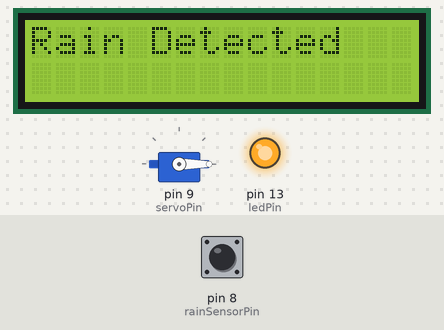
Simulated run of this sketch. Board: Arduino Uno, built with avr-gcc and run on an emulated ATmega328P. On the bench: 16×2 character LCD, servo, output pins drawn as LEDs (lit = HIGH). Dashed ring = blinking. The test bench sets the inputs (shaded band); at power-on: pin 8 (rainSensorPin) LOW.

Above: at 1.2 s.
1.3 s: pin 8 (rainSensorPin) driven HIGH
At 2.3 s:
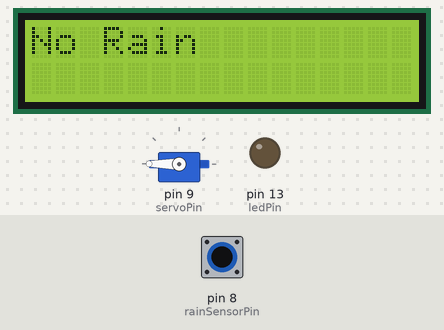
2.8 s: pin 8 (rainSensorPin) driven LOW
At 4.0 s:
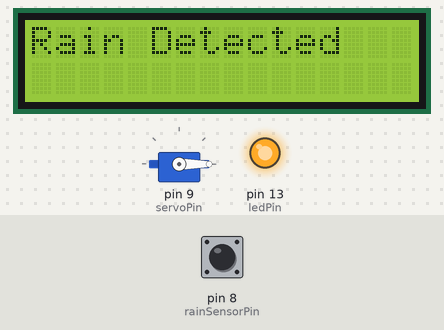
7.3 s: pin 8 (rainSensorPin) pulsed HIGH 2 times (0.12 s each, 0.3 s apart)
At 7.57 s:
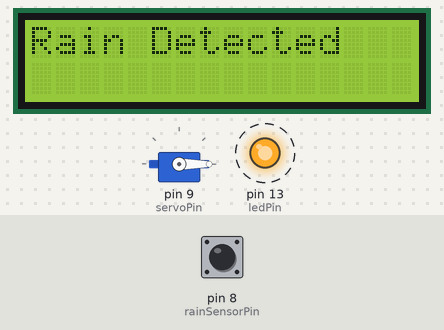
Timing chart, 0 to 10.3 s (numbered marks = the images above; inputs shaded):
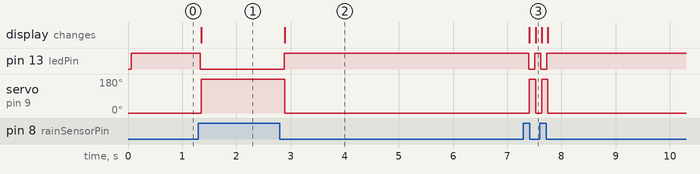

Measured:
- after the input at 1.3 s, pin 13 (ledPin): HIGH → LOW at once; servo on pin 9 (servoPin): 0° → 180° after 0.05 s; the display: changes after 0.05 s (image 1)
- after the input at 2.8 s, pin 13 (ledPin): LOW → HIGH after 0.08 s; servo on pin 9 (servoPin): 180° → 0° after 0.10 s; the display: changes after 0.10 s (image 2)
- after the input at 7.3 s, pin 13 (ledPin): alternates HIGH for 0.12 s and LOW for 0.11 s, 4 changes in all, then stays HIGH, starting after 0.10 s; servo on pin 9 (servoPin): alternates 180° for 0.12 s and 0° for 0.11 s, 4 changes in all, then stays 0°, starting after 0.11 s; the display: first changes after 0.11 s (image 3 shows a later state)

The sketch:

Rain_sensor_with_LCD_FINALE.ino
```cpp
#include <Wire.h>
#include <LiquidCrystal_I2C.h>
#include <Servo.h>

// Define the pins for the components
const int rainSensorPin = 8;  // Pin connected to the rain sensor output
const int ledPin = 13;         // Pin connected to the LED
const int servoPin = 9;        // Pin connected to the servo motor

// Create a Servo object to control the servo motor
Servo servoMotor;

// Set the LCD address and dimensions
const int lcdColumns = 16;
const int lcdRows = 2;
const int lcdAddress = 0x27; // Change this to your module's address

// Create an instance of the LiquidCrystal_I2C class
LiquidCrystal_I2C lcd(lcdAddress, lcdColumns, lcdRows);

void setup() {
  // Initialize the LCD
  lcd.begin();
  lcd.backlight();

  pinMode(rainSensorPin, INPUT);
  pinMode(ledPin, OUTPUT);

  // Attach the servo to its pin
  servoMotor.attach(servoPin);
}

void loop() {
  // Read the state of the rain sensor
  int rainState = digitalRead(rainSensorPin);

  if (rainState == HIGH) {
    // If rain is detected, move the servo motor, turn on the LED, and display message on LCD
    servoMotor.write(180);  // Adjust the angle as per your requirement
    digitalWrite(ledPin, LOW);
    lcd.clear();
    lcd.setCursor(0, 0);
    lcd.print("No Rain");
  } else {
    // If no rain is detected, move the servo motor to another position, turn off the LED, and display message on LCD
    servoMotor.write(0);  // Adjust the angle as per your requirement
    digitalWrite(ledPin, HIGH);
    lcd.clear();
    lcd.setCursor(0, 0);
    lcd.print("Rain Detected");
  }

  // Add a small delay to avoid reading the rain sensor too frequently
  delay(100);
}
```
